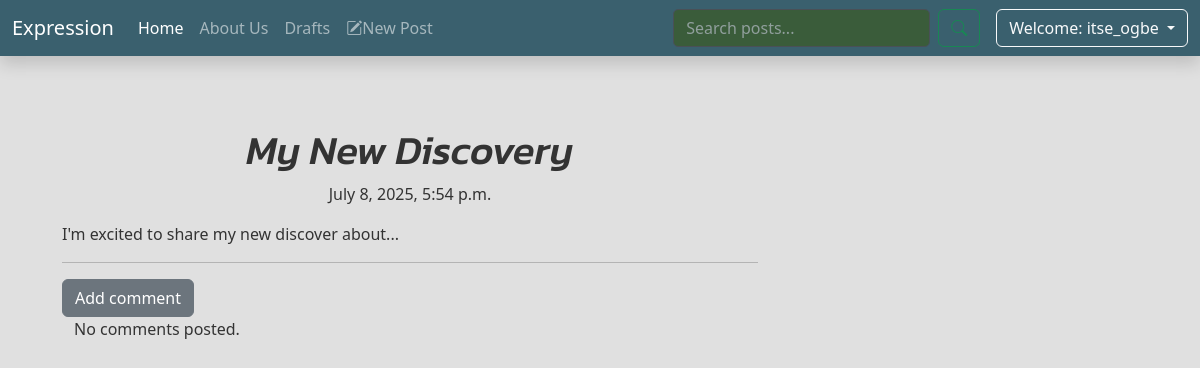
Page /post/4/ (signed in) on the committed database.
### accounts/models.py (models this page shows, shortened)
class CustomUser(AbstractUser):
    profile_pic = models.ImageField(upload_to='profile_pics/', default='default_profile_pic.jpg', blank=True, null=True)

### Main_Blog/models.py (models this page shows, shortened)
class Post(models.Model):
    author = models.ForeignKey(settings.AUTH_USER_MODEL, on_delete=models.CASCADE)
    title = models.CharField(max_length=200)
    text = models.TextField()
    created_date = models.DateTimeField(default=timezone.now)
    published_date = models.DateTimeField(blank=True, null=True)
    class Meta:
        ordering = ['-published_date']

### Main_Blog/views.py (the view)
# urls.py: path('post/<int:pk>/', views.PostDetailView.as_view(), name='post_detail'),
class PostDetailView(DetailView):
    model = Post

### Main_Blog/templates/Main_Blog/post_detail.html (shortened to what this page needs)
<!DOCTYPE html>
{% extends 'base.html'%}
{%block body_block%}
<div class="container post-detail-container">
    <h1 class="posttitle color-changing-text">{{post.title}}</h1>
    {% if post.published_date%}
    <div class="date postdate">
        {{post.published_date}}
    </div>
    {% else %}
    <a href="{% url 'publish_post' pk=post.pk %}" class="btn btn-outline-success">Publish</a>
    {% endif %}
    <p class='postcontent' >{{ post.text|safe|linebreaksbr }}</p>
  <hr>
  <a class="btn btn-secondary btn-comment" href="{% url 'add_comment' pk=post.pk %}">Add comment</a>
  <div class="container">
  {% for comment in post.comments.all %}
  <br>
      {% if user.is_authenticated or comment.approved_comment %}
              {{ comment.created_date }}
              {% if not comment.approved_comment %}
                <span class="badge bg-warning">Pending Approval</span>
                {% if user == comment.post.author %}
                  <a class="btn btn-danger" href="{% url 'delete_comment' pk=comment.pk %}"><i class="bi bi-x"></i></a>
                  <a class="btn btn-success" href="{% url 'approve_comment' pk=comment.pk %}"><i class="bi bi-check"></i></a>
                {% endif %}
                {% else %}
                <span class="badge bg-success">Approved</span>
              {% endif %}
          <p>{{ comment.text|safe|linebreaks }}</p>
          <p>Posted by: <strong>{{ comment.author }}</strong></p>
          {% if user.is_authenticated and user == comment.author %}
                    <a class="btn btn-danger" href="{% url 'delete_comment' pk=comment.pk %}"><i class="bi bi-x"></i></a>
           {% endif %}
      {% endif %}
  {% empty %}
      <p>No comments posted.</p>
  {% endfor %}
</div>
</div>
{%endblock%}

### Main_Blog/templates/Main_Blog/base.html (shortened to what this page needs)
{% load static %}
<!DOCTYPE html>
<html lang="en">
<head>
    <link href="https://cdn.jsdelivr.net/npm/bootstrap@5.3.0/dist/css/bootstrap.min.css" rel="stylesheet">
    <link href="https://cdn.jsdelivr.net/npm/bootstrap-icons@1.11.1/font/bootstrap-icons.css" rel="stylesheet">
    <link rel="stylesheet" href="//cdn.jsdelivr.net/npm/medium-editor@latest/dist/css/medium-editor.min.css" type="text/css" media="screen" charset="utf-8">
    <link rel="stylesheet" href="{% static 'styles.css' %}">
</head>
<body>
        <nav class="navbar navbar-expand-lg  sticky-top shadow mb-0" data-bs-theme="dark" >
            <div class="container-fluid">
              <a class="navbar-brand" href="#">Expression</a>
              <div class="collapse navbar-collapse" id="navbarSupportedContent">
                <ul class="navbar-nav me-auto mb-2 mb-lg-0">
                  <li class="nav-item">
                    <a class="nav-link active" aria-current="page" href="{% url 'post_list' %}">Home</a>
                  </li>
                  <li class="nav-item">
                    <a class="nav-link" href="{% url 'about' %}">About Us</a>
                  </li>
                  <li class="nav-item"><a class="nav-link" href="{% url 'draft_list'%}">Drafts</a></li>
                  <li class="nav-item"><a class="nav-link" href="{% url 'new_post' %}"><i class="bi bi-pencil-square"></i>New Post</a></li>
                </ul>
                <ul class="nav navbar-nav navbar-right">
                  <form class="d-flex me-3" role="search" method="get" action="{% url 'search' %}">
                    <input class="form-control me-2 search" type="search" name="q" placeholder="Search posts..." aria-label="Search">
                    <button class="btn btn-outline-success" type="submit">
                      <i class="bi bi-search"></i>
                    </button>
                  </form>
                  {% if user.is_authenticated %}
                  <div class="dropdown">
                    <a class="btn btn-outline-light dropdown-toggle" href="#" role="button" id="userDropdown" data-bs-toggle="dropdown" aria-expanded="false">
                      Welcome: {{ user.username }}
                    </a>
                  </div>
                {% endif %}
                </ul>
              </div>
            </div>
          </nav>
    <div class="content container">
      <div class="row">
        <div class="col-md-8">
          <div class="blog_posts">
            {% block body_block %}{% endblock %}
          </div>
        </div>
      </div>
    </div>
</body>
</html>

### Main_Blog/static/styles.css (style rules this page uses)
html { scroll-behavior: smooth; height: 100%; }
body { font-family: 'Segoe UI', sans-serif; background-color: #E0E0E0; color: #333; margin: 0; padding: 0; }
.navbar { background-color: #3A606E; color: #fff; }
.search { background-color: #828E82; color: white; border-radius: 5px; width: 100%; max-width: 400px; }
.search:enabled { background-color: #3a5c3a; color: white; }
.postdate { text-align: center; }
.posttitle { text-align: center; text-decoration: none; font-family: "Kanit", sans-serif; font-weight: 500; font-style: italic; }
.postcontent { font-family: 'Montserrat'; font-size: 1.5em; }
.btn-comment { right: 100px; }
.content { margin: 50px auto; }
.post-detail-container { margin: auto; padding: 20px; max-width: 800px; }

### rows in the picture
CustomUser: username "itse_ogbe"
Post: title "My New Discovery", published_date "July 8, 2025, 5:54 p.m.", text "I'm excited to share my new discover about..."
